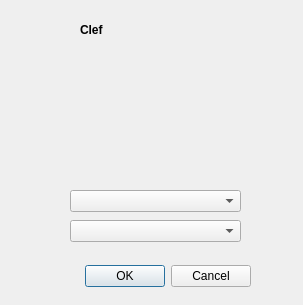
<?xml version="1.0" encoding="UTF-8"?>
<ui version="4.0">
 <class>REClefDialog</class>
 <widget class="QDialog" name="REClefDialog">
  <property name="geometry">
   <rect>
    <x>0</x>
    <y>0</y>
    <width>303</width>
    <height>305</height>
   </rect>
  </property>
  <property name="windowTitle">
   <string>Dialog</string>
  </property>
  <widget class="QDialogButtonBox" name="buttonBox">
   <property name="geometry">
    <rect>
     <x>10</x>
     <y>260</y>
     <width>241</width>
     <height>32</height>
    </rect>
   </property>
   <property name="orientation">
    <enum>Qt::Horizontal</enum>
   </property>
   <property name="standardButtons">
    <set>QDialogButtonBox::Cancel|QDialogButtonBox::Ok</set>
   </property>
  </widget>
  <widget class="REClefPreview" name="clefPreview" native="true">
   <property name="geometry">
    <rect>
     <x>80</x>
     <y>50</y>
     <width>151</width>
     <height>131</height>
    </rect>
   </property>
  </widget>
  <widget class="QLabel" name="label">
   <property name="geometry">
    <rect>
     <x>80</x>
     <y>20</y>
     <width>151</width>
     <height>20</height>
    </rect>
   </property>
   <property name="font">
    <font>
     <weight>75</weight>
     <bold>true</bold>
    </font>
   </property>
   <property name="text">
    <string>Clef</string>
   </property>
  </widget>
  <widget class="QComboBox" name="clefType">
   <property name="geometry">
    <rect>
     <x>70</x>
     <y>190</y>
     <width>171</width>
     <height>22</height>
    </rect>
   </property>
  </widget>
  <widget class="QComboBox" name="ottaviaType">
   <property name="geometry">
    <rect>
     <x>70</x>
     <y>220</y>
     <width>171</width>
     <height>22</height>
    </rect>
   </property>
  </widget>
 </widget>
 <customwidgets>
  <customwidget>
   <class>REClefPreview</class>
   <extends>QWidget</extends>
   <header>REClefPreview.h</header>
   <container>1</container>
  </customwidget>
 </customwidgets>
 <resources/>
 <connections>
  <connection>
   <sender>buttonBox</sender>
   <signal>accepted()</signal>
   <receiver>REClefDialog</receiver>
   <slot>accept()</slot>
   <hints>
    <hint type="sourcelabel">
     <x>248</x>
     <y>254</y>
    </hint>
    <hint type="destinationlabel">
     <x>157</x>
     <y>274</y>
    </hint>
   </hints>
  </connection>
  <connection>
   <sender>buttonBox</sender>
   <signal>rejected()</signal>
   <receiver>REClefDialog</receiver>
   <slot>reject()</slot>
   <hints>
    <hint type="sourcelabel">
     <x>316</x>
     <y>260</y>
    </hint>
    <hint type="destinationlabel">
     <x>286</x>
     <y>274</y>
    </hint>
   </hints>
  </connection>
 </connections>
</ui>
